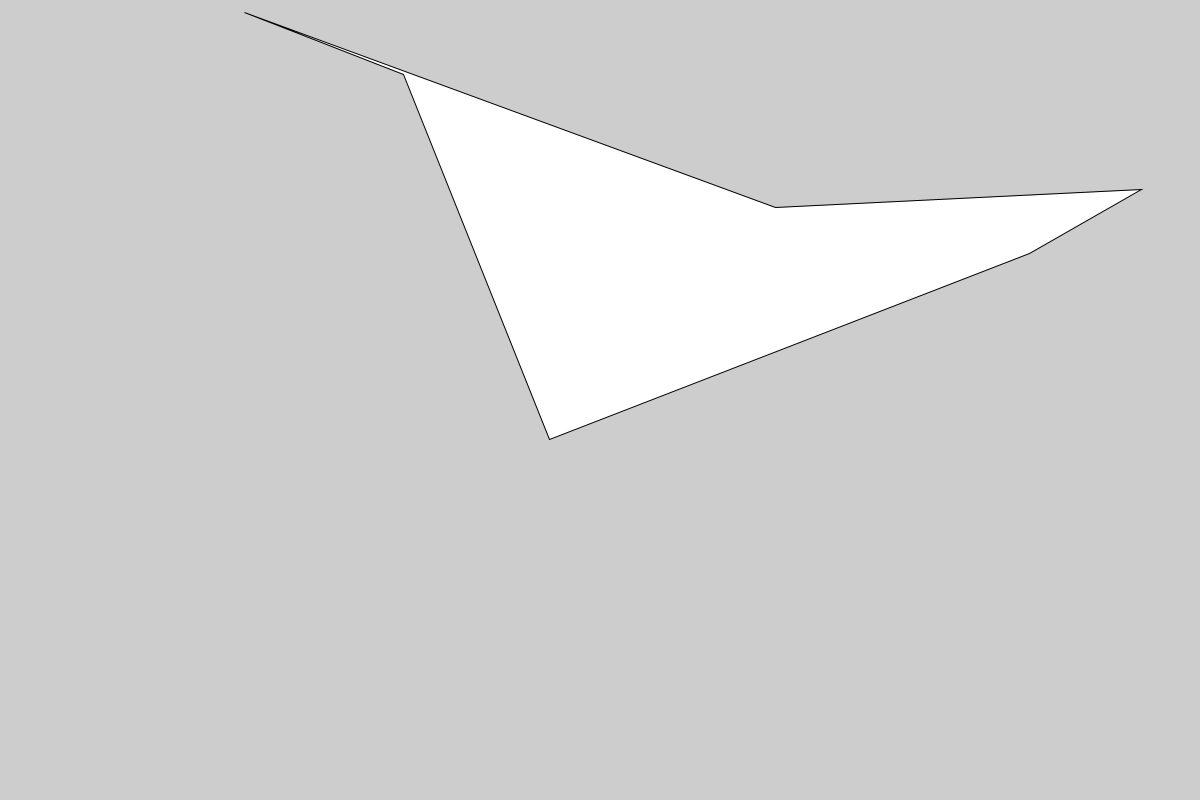
Frame 1 (no input)
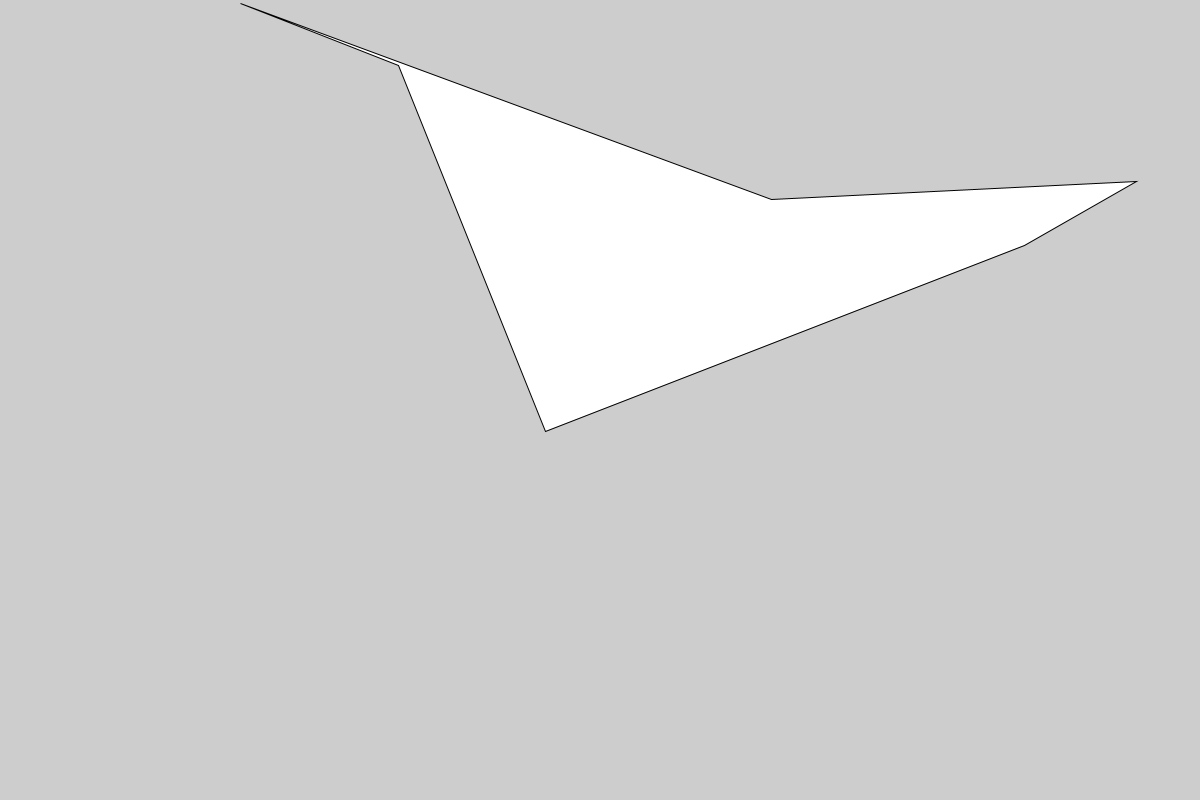
Frame 60 (the mouse pressed at the canvas centre just before this capture)
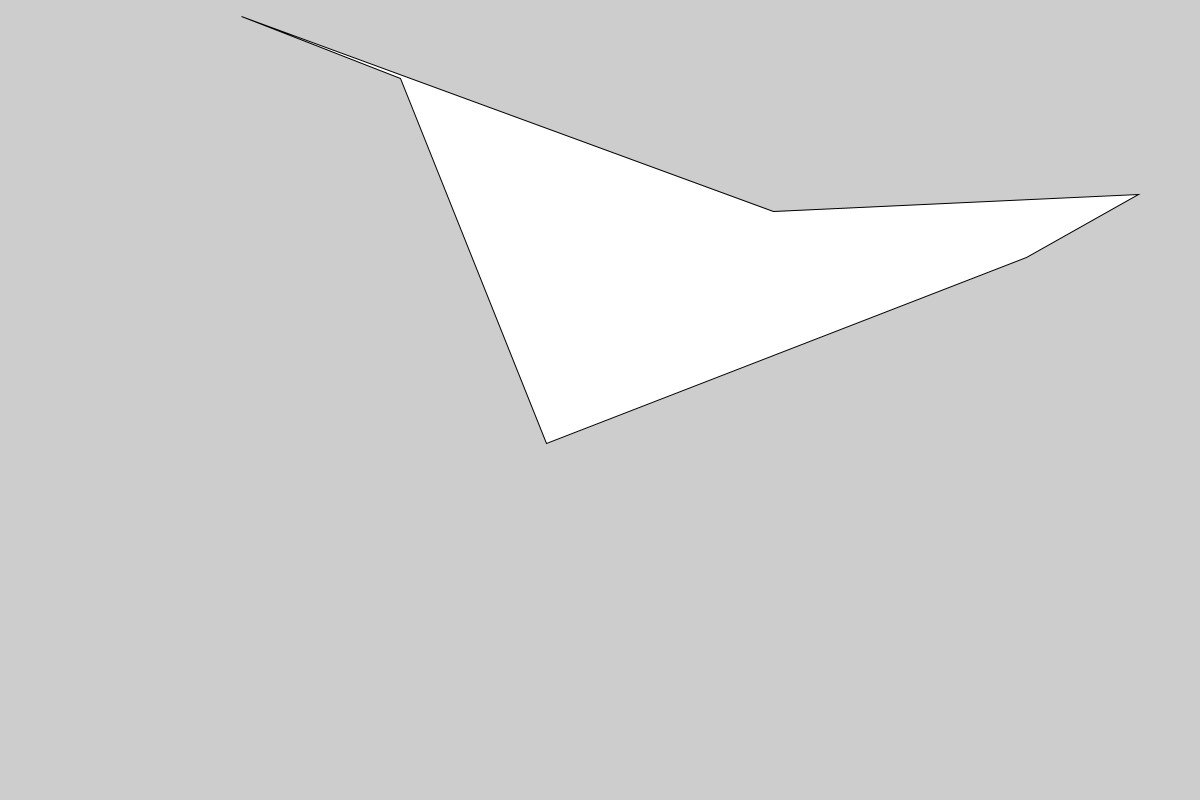
Frame 120 (the mouse held since frame 60 and released just before this capture)

The Processing sketch that drew these frames (run headless with seeded random() and noise(); from frame 60 on, the mouse is pressed at the canvas centre):

// Processing sketch: December9
// ── December9.pde
PShape ps;
float x;
float y;

void setup() {
    size(1200,800);
    ps = createShape();
    x = 0;
    y = 0;
    ps.beginShape();
        for (int i = 0; i < 6; i++) {
            ps.vertex(random(width), random(height));
        }
        // ps.vertex(width/2,0);
        // ps.vertex(width,height/2);
        // ps.vertex(width/2,height);
        // ps.vertex(0,height/2);
    ps.endShape(CLOSE);
}

void draw() {
    background(205);
    shape(ps,x,y);
    x += random(-2,2);
    y += random(-2,2);
}
